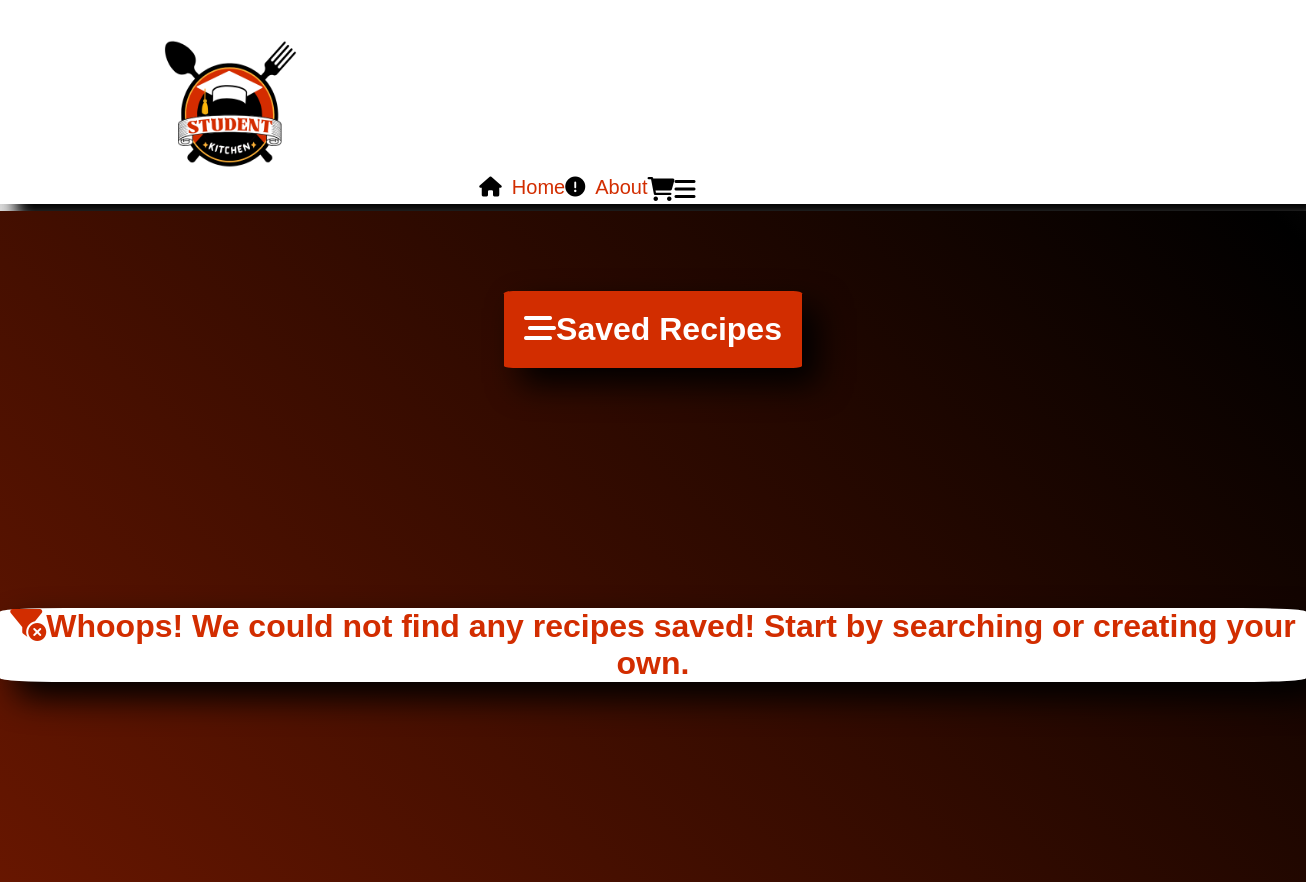
The page /currentrecipe/ on the database as committed earlier.
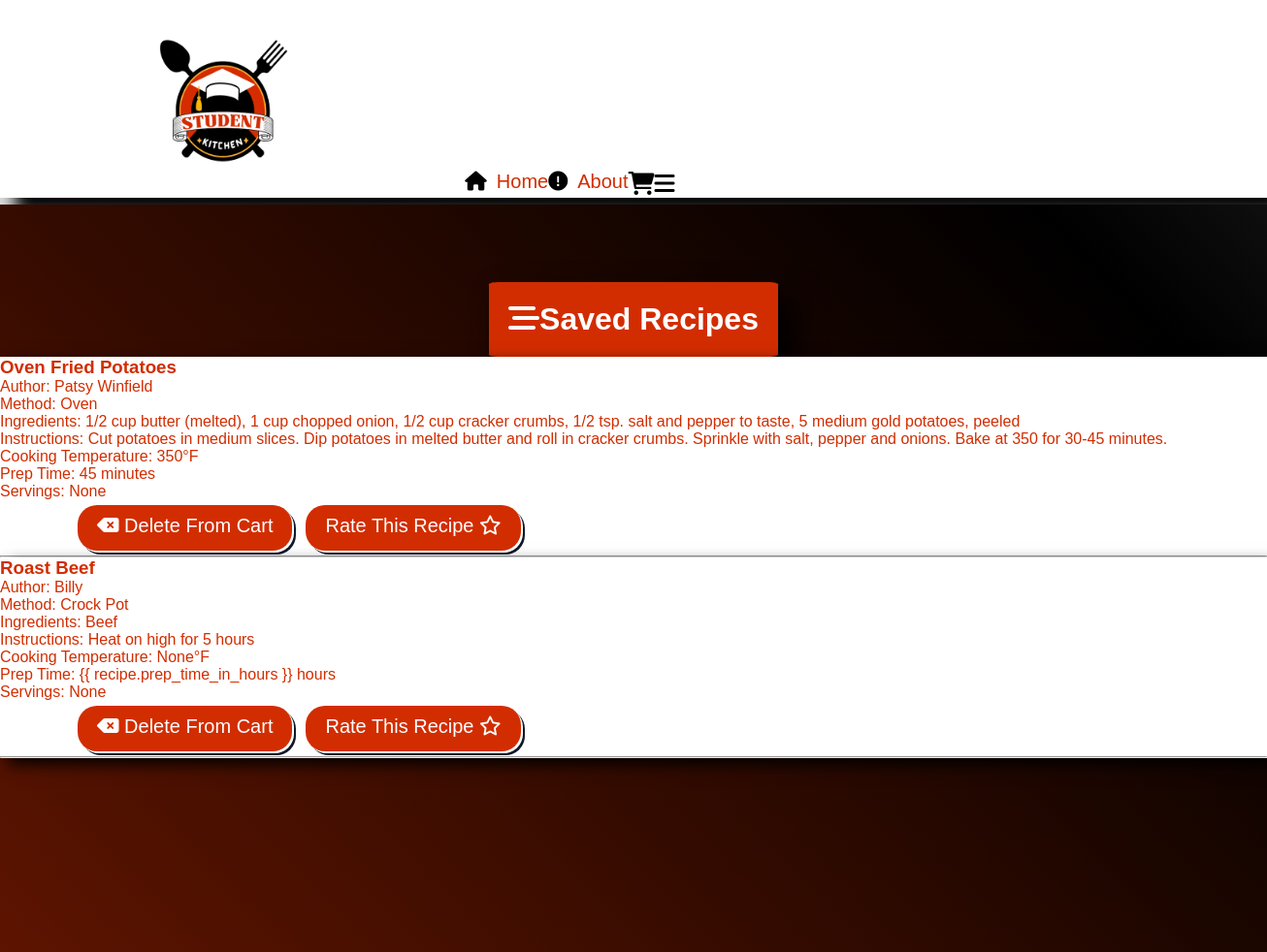
The same page on the database as committed later.
### app/models.py (models this page shows, shortened)
class SavedRecipe(models.Model):
    recipe_author = models.CharField(max_length=75)
    recipe_name = models.CharField(max_length=75)
    recipe_type = models.CharField(max_length=15, blank= True, null=True)
    ingredients_needed = models.CharField(max_length=600)
    recipe_instructions = models.CharField(max_length=1200)
    prep_time_in_minutes = models.IntegerField(null=True, blank=True)
    prep_time_in_hours = models.IntegerField(null=True, blank=True)
    cooking_temp = models.IntegerField(null=True, blank=True)
    servings = models.IntegerField(null=True, blank= True)
    rating = models.IntegerField(
        validators=[MinValueValidator(1), MaxValueValidator(5)],
        null=True,
        blank=True
    )
    feedback = models.CharField(max_length=3000, null=True, blank=True)

### app/views.py (the view, shortened to what this page needs)
# urls.py: path('currentrecipe/', views.current_recipe, name="currentrecipe"),
def current_recipe(request):
    saved_recipes = SavedRecipe.objects.all()
    return render(request, "currentrecipe.html", {'saved_recipes': saved_recipes})

### app/templates/currentrecipe.html (shortened to what this page needs)
{% extends 'base.html' %} {% block content %}
<div class="background-anim-saved">
  <h2 class="saved-recipe-header">
    <i class="fa-solid fa-bars-staggered"></i>
    Saved Recipes
  </h2>
  {% if saved_recipes %}
  <div>
    {% for recipe in saved_recipes %}
    <div class="saved-recipe">
      <h3 class="returned-header">{{ recipe.recipe_name }}</h3>
      <p class="returned-para">Author: {{ recipe.recipe_author }}</p>
      <p class="returned-para">Method: {{ recipe.recipe_type }}</p>
      <p class="returned-para">Ingredients: {{ recipe.ingredients_needed }}</p>
      <p class="returned-para">
        Instructions: {{ recipe.recipe_instructions }}
      </p>
      <p class="returned-para">
        Cooking Temperature: {{ recipe.cooking_temp }}°F
      </p>
      <p class="returned-para">
        Prep Time: {% if recipe.prep_time_in_hours %} {{
        recipe.prep_time_in_hours }} hours {% endif %}
         {% if recipe.prep_time_in_minutes %} {{ recipe.prep_time_in_minutes }} minutes
  {% endif %}
      </p>
      <p class="returned-para">Servings: {{ recipe.servings }}</p>
      <form method="POST" action="{% url 'currentrecipe' %}">
        <button type="submit" class="form-buttons form-buttons-filter">
          <i class="fa-solid fa-delete-left"></i>
          Delete From Cart
        </button>
        <button type="button" class="form-buttons form-1-home-button">
          <a
            href="{% url 'forums' recipe.recipe_author %}"
            class="form-1-anchor-style"
          >
            Rate This Recipe
          </a>
          <i class="fa-regular fa-star"></i>
        </button>
      </form>
    </div>
    <hr />
    {% endfor %}
  </div>
  {% else %}
  <p class="no-show-recipes">
    <i class="fa-solid fa-filter-circle-xmark"></i>
    Whoops! We could not find any recipes saved! Start by searching or creating
    your own.
  </p>
  {% endif %}
</div>
{% endblock %}

### app/templates/base.html (shortened to what this page needs)
{% load static %}
<!DOCTYPE html>
<html lang="en">
  <head>
    <link rel="stylesheet" href="{% static "styles.css" %}"/>
    <link
      href="https://cdnjs.cloudflare.com/ajax/libs/font-awesome/6.0.0-beta3/css/all.min.css"
      rel="stylesheet"
    />
  </head>
  <body>
    <header>
      <nav class="nav-container">
        <div class="div-container">
          <ul class="nav-links">
            <div class="link-container">
              <img
                src="{% static 'student-recipe.png' %}"
                alt="Student Kitchen Logo"
                class="logo-properties"
              />
              <div class="moving-links-div">
                <div class="linked-labels">
                  <li>
                    <i class="fa-solid fa-house icon-styling"></i
                    ><a href="{% url 'home' %}" class="nav-link-styling"
                      >Home</a
                    >
                  </li>
                  <li>
                    <i class="fa-solid fa-circle-exclamation icon-styling"></i
                    ><a href="{% url 'share' %}" class="nav-link-styling"
                      >About</a
                    >
                  </li>
                  <div class="dropdown">
                    <button class="link">
                      <i class="fa-solid fa-cart-shopping"></i
                      ><i class="fa-solid fa-bars"></i>
                    </button>
                  </div>
                </div>
              </div>
            </div>
          </ul>
        </div>
      </nav>
    </header>
    <div class="container">{% block content %} {% endblock %}</div>
  </body>
</html>

### app/static/styles.css (style rules this page uses)
* { box-sizing: border-box; margin: 0; padding: 0; }
body { background-color: gainsboro; overflow-x:hidden; }
li, a, button { font-weight: 500; font-size: 15pt; text-decoration: none; list-style-type: none; }
header { box-shadow: 1em 1em 1em; padding-left: 10vw; background-color: white; margin-bottom: 0.5vw; }
.link-container { display: flex; align-content: center; }
.moving-links-div { margin-top: 10vh; display: flex; gap: 20vw; }
.logo-properties { width: 12em; }
.form-buttons { font-family: sans-serif; padding: 0.5em 1em; margin: 0.25em; border-radius: 1em; border: none; outline: none; background: rgb(210,45,0,255); cursor: pointer; color: white; box-shadow: 2px 2px 0 0 white, 4px 4px 0 0 #0f172a; transition-duration: 200ms; }
.form-buttons::after { content : ''; height: 0.2em; width: 100%; background: black; display: block; left: 0; bottom: -8px; opacity: 0; }
.form-1-anchor-style { text-decoration: none; color: inherit; }
.nav-link-styling { color: rgb(210,45,0,255); font-family: sans-serif; }
.nav-link-styling::after { content : ''; height: 0.25em; width: 100%; background: black; display: block; left: 0; bottom: -8px; opacity: 0; }
.icon-styling { margin-right: 0.5em; }
.dropdown { position: relative; }
.dropdown > .link { background: none; border: none; cursor: pointer; font-size: 1.5rem; }
.form-buttons-filter { margin-left: 4em; }
.nav-container { width: 100vw; }
.saved-recipe-header { display: table; margin: 0 auto; font-size: 2rem; background-color: rgb(210,45,0,255); box-shadow: .50em .50em 1em black; padding: 20px; text-align: center; border-radius: 3%; font-family: sans-serif; color: white; }
.returned-header { color: rgb(210,45,0,255); font-family: sans-serif; }
.returned-para { color: rgb(210,45,0,255); font-family: sans-serif; }
.saved-recipe { background: white; box-shadow: .50em .50em 1em black; }
.linked-labels { padding-left: 12vw; padding-top: 12vh; display: flex; justify-content: space-between; }
.background-anim-saved { padding-top: 10vh; padding-bottom: 25vh; background: linear-gradient(45deg, rgb(210,45,0,255), black, white); background-size: 400% 400%; animation: gradient-animation 15s ease infinite; }

Rows that differ between the two databases and show on the page:
added SavedRecipe: recipe_name "Oven Fried Potatoes", recipe_author "Patsy Winfield", recipe_type "Oven", ingredients_needed "1/2 cup butter (melted), 1 cup chopped onion, 1/2 cup cracker crumbs, 1/2 tsp. salt and pepper to taste, 5 medium gold potatoes, peeled", recipe_instructions "Cut potatoes in medium slices. Dip potatoes in melted butter and roll in cracker crumbs. Sprinkle with salt, pepper and onions. Bake at 350 for 30-45 minutes.", cooking_temp "350", prep_time_in_minutes "45", servings "None"
added SavedRecipe: recipe_name "Roast Beef", recipe_author "Billy", recipe_type "Crock Pot", ingredients_needed "Beef", recipe_instructions "Heat on high for 5 hours", cooking_temp "None", prep_time_in_hours "{{ recipe.prep_time_in_hours }} hours", servings "None"
Other text that changed with them:
text no longer shown: "Whoops! We could not find any recipes saved! Start by searching or creating your own."
